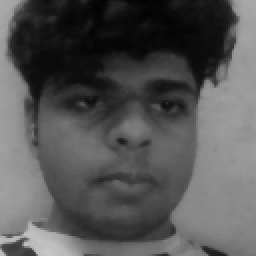
#> input picture Dataset/MOkesh/1.pgm, 128 x 128 px (shown 2 times larger); its folder holds only this picture in this run
$ python main.py
#> lines starting #> are read from the running program, lines starting #| are printed output that depends on the picture
### src/data_loader.py
import os
import cv2
import numpy as np
try:
    from .face_utils import TARGET_SIZE
except ImportError:
    from face_utils import TARGET_SIZE


def load_data(dataset_path):
#> called with dataset_path = 'Dataset'
    images = []
    labels = []
    label_map = {}
    label_id = 0

    for person in sorted(os.listdir(dataset_path)):
        person_path = os.path.join(dataset_path, person)

        if not os.path.isdir(person_path):
            continue

        label_map[label_id] = person

        for img_name in sorted(os.listdir(person_path)):
            img_path = os.path.join(person_path, img_name)
            img = cv2.imread(img_path, cv2.IMREAD_GRAYSCALE)
#> img is the input picture: shape (128, 128); min 2, max 198, mean 84.6

            if img is None:
                continue

            img = cv2.resize(img, TARGET_SIZE)

            images.append(img)
            labels.append(label_id)

        label_id += 1

    return np.array(images), np.array(labels), label_map

### src/preprocessing.py
import cv2
import numpy as np

def preprocess(images):
    processed = []

    for img in images:
        img = cv2.resize(img, (128, 128))
        img = cv2.GaussianBlur(img, (5, 5), 0)
        img = cv2.equalizeHist(img)
        processed.append(img)

    return np.array(processed)

### main.py
from src.data_loader import load_data
from src.preprocessing import preprocess
from src.feature_extraction import apply_pca
from src.train_model import build_reference_stats, train, save_model
from src.evaluate import evaluate
from sklearn.model_selection import train_test_split

# Step 1
images, labels, label_map = load_data("Dataset")
#> labels = [0, 1]; label_map = {0: 'MOkesh', 1: 'Manoharan'}

# Step 2
processed = preprocess(images)
#> the loop in preprocess, `for img in images:` made 2 passes
#> pass 1, in preprocess, `img = cv2.equalizeHist(img)`:
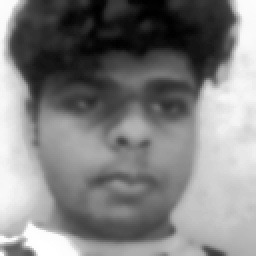
#> img: shape (128, 128) (shown 2 times larger); min 0, max 255, mean 128.4
#> pass 2, in preprocess, `img = cv2.GaussianBlur(img, (5, 5), 0)`:
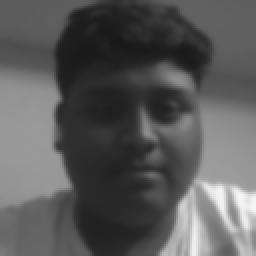
#> img: shape (128, 128) (shown 2 times larger); min 23, max 246, mean 90
#> pass 2, in preprocess, `img = cv2.equalizeHist(img)`:
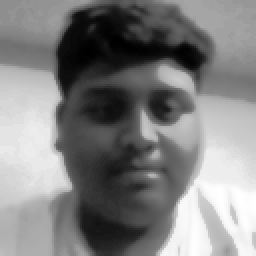
#> img: shape (128, 128) (shown 2 times larger); min 0, max 255, mean 128.8
#> after the loop in preprocess, `for img in images:`: processed = 2 items

# Step 3
X = processed.reshape(len(processed), -1)
#> (the run stopped early here; a loop or call above may not have finished)
